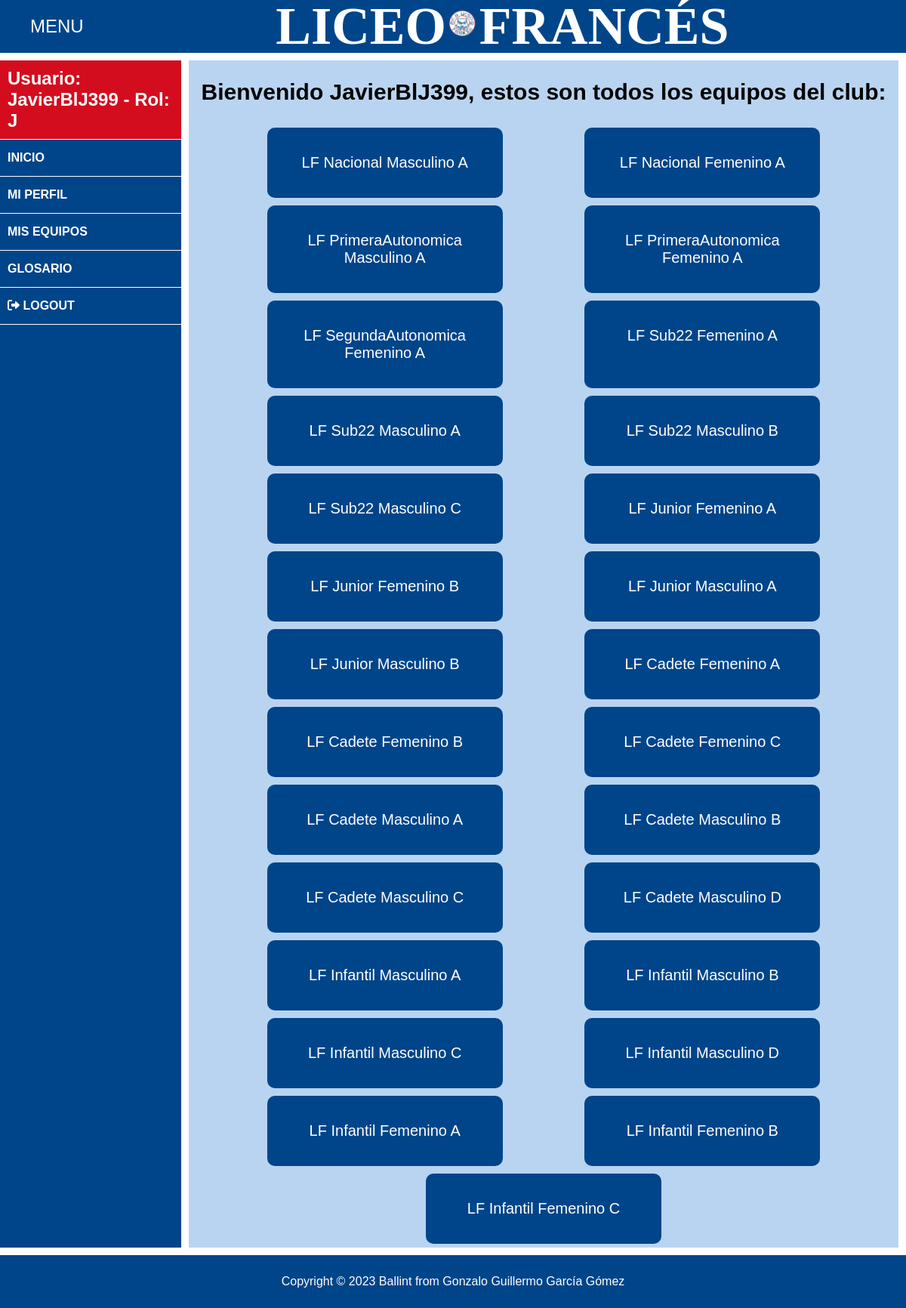
/index.php (signed in), run on the app's committed database.
### tables this page shows
CREATE TABLE `equipos` (
  `id` int(10) NOT NULL,
  `id_equipo` varchar(50) NOT NULL,
  `categoria` varchar(50) NOT NULL,
  `seccion` enum('Masculino','Femenino') NOT NULL,
  `letra` varchar(1) DEFAULT NULL,
  `PJ` int(11) NOT NULL,
  `W` int(11) NOT NULL,
  `L` int(11) NOT NULL,
  `PPP` int(11) NOT NULL,
  `PPR` int(11) NOT NULL,
  `MT` float NOT NULL,
  `MSMS` float NOT NULL,
  `T2A` int(11) NOT NULL,
  `T2F` int(11) NOT NULL,
  `T3A` int(11) NOT NULL,
  `T3F` int(11) NOT NULL,
  `TLA` int(11) NOT NULL,
  `TLF` int(11) NOT NULL,
  `FLH` int(11) NOT NULL,
  `TEC` int(11) NOT NULL,
  `FLR` int(11) NOT NULL,
  `RBO` int(11) NOT NULL,
  `RBD` int(11) NOT NULL,
  `ROB` int(11) NOT NULL,
  `TAP` int(11) NOT NULL,
  `PRD` int(11) NOT NULL,
  `AST` int(11) NOT NULL,
  `PTQ1` int(11) NOT NULL,
  `PTQ2` int(11) NOT NULL,
  `PTQ3` int(11) NOT NULL,
  `PTQ4` int(11) NOT NULL,
  `PTQE` int(11) NOT NULL
);

### includes/Equipo.php (the view, shortened to what this page needs)
<?php
class Equipo{
    public static function getListadoEquipos(){
        $equipos = array();
        $conn = Aplicacion::getInstance()->getConexionBd();
        $sql = "SELECT id_equipo FROM equipos ORDER BY id ASC";
        if ($resultado = $conn->query($sql)) {
            while ($fila = $resultado->fetch_assoc()) {
                $equipos[] = $fila['id_equipo'];
            }
        }
        return $equipos;
    }
    public static function getDatosEquipo($equipo){
        $result = false;
        $conn = Aplicacion::getInstance()->getConexionBd();
        $query = sprintf("SELECT * FROM equipos WHERE id_equipo='%s'", $conn->real_escape_string($equipo));
        $rs = $conn->query($query);
        if ($rs) {
            $fila = $rs->fetch_assoc();
            if ($fila) {
                $result = $fila;
            }
        } else {
            error_log("Error BD ({$conn->errno}): {$conn->error}");
        }
        return $result;
    }
    public static function mostrarListadoEquipos($equipos){
        $html = '';
        $html .= <<<EOS
        <div class="cajasEquipos">
        EOS;
            foreach ($equipos as $equipo) {
                $html .= self::mostrarCajaEquipo($equipo);
            }
            $html .= <<<EOS
        </div>
        EOS;
        return $html;
    }
    public static function mostrarCajaEquipo($equipo){
        $datosEquipo = self::getDatosEquipo($equipo);
        $html = '';
        $html .= <<<EOS
            <div class="equipo">
                <a href="pagina_equipo.php?equipo={$equipo}">
                    <p>LF {$datosEquipo['categoria']} {$datosEquipo['seccion']} {$datosEquipo['letra']}</p>
                </a>
            </div>
        EOS;
        return $html;
    }
    public static function mostrarEquipos(){
        $equiposClub = self::getListadoEquipos();
        $equiposMostrar = self::mostrarListadoEquipos($equiposClub);
        return $equiposMostrar;
    }
}
?>

### styles/main.css (style rules this page uses)
article div.cajasEquipos { display: flex; flex-flow: row wrap; justify-content: space-evenly; border-radius: 10px; transition: background-color 0.3s ease; text-align: center; }
article div.equipo { width: 30%; padding: 15px; margin: 5px; background-color: #00458a; border-radius: 10px; transition: background-color 0.3s ease; text-align: center; }
article div.equipo a { display: block; text-decoration: none; color: white; width: 100%; height: 100%; }

### styles/body.css (style rules this page uses)
body { margin:0px; min-height:100vh; width: 100%; height: 100%; font-family: Helvetica; background-color: #00458a; }

### data on the page
equipos: categoria "Nacional", seccion "Masculino", letra "A"
equipos: categoria "Nacional", seccion "Femenino", letra "A"
equipos: categoria "PrimeraAutonomica", seccion "Masculino", letra "A"
equipos: categoria "PrimeraAutonomica", seccion "Femenino", letra "A"
equipos: categoria "SegundaAutonomica", seccion "Femenino", letra "A"
equipos: categoria "Sub22", seccion "Femenino", letra "A"
equipos: categoria "Sub22", seccion "Masculino", letra "A"
equipos: categoria "Sub22", seccion "Masculino", letra "B"
equipos: categoria "Sub22", seccion "Masculino", letra "C"
equipos: categoria "Junior", seccion "Femenino", letra "A"
equipos: categoria "Junior", seccion "Femenino", letra "B"
equipos: categoria "Junior", seccion "Masculino", letra "A"
equipos: categoria "Junior", seccion "Masculino", letra "B"
equipos: categoria "Cadete", seccion "Femenino", letra "A"
equipos: categoria "Cadete", seccion "Femenino", letra "B"
equipos: categoria "Cadete", seccion "Femenino", letra "C"
equipos: categoria "Cadete", seccion "Masculino", letra "A"
equipos: categoria "Cadete", seccion "Masculino", letra "B"
equipos: categoria "Cadete", seccion "Masculino", letra "C"
equipos: categoria "Cadete", seccion "Masculino", letra "D"
equipos: categoria "Infantil", seccion "Masculino", letra "A"
equipos: categoria "Infantil", seccion "Masculino", letra "B"
equipos: categoria "Infantil", seccion "Masculino", letra "C"
equipos: categoria "Infantil", seccion "Masculino", letra "D"
equipos: categoria "Infantil", seccion "Femenino", letra "A"
equipos: categoria "Infantil", seccion "Femenino", letra "B"
equipos: categoria "Infantil", seccion "Femenino", letra "C"

### other printed values
$_SESSION['nombre'] "JavierBlJ399"
$_SESSION['roles'] "J"
